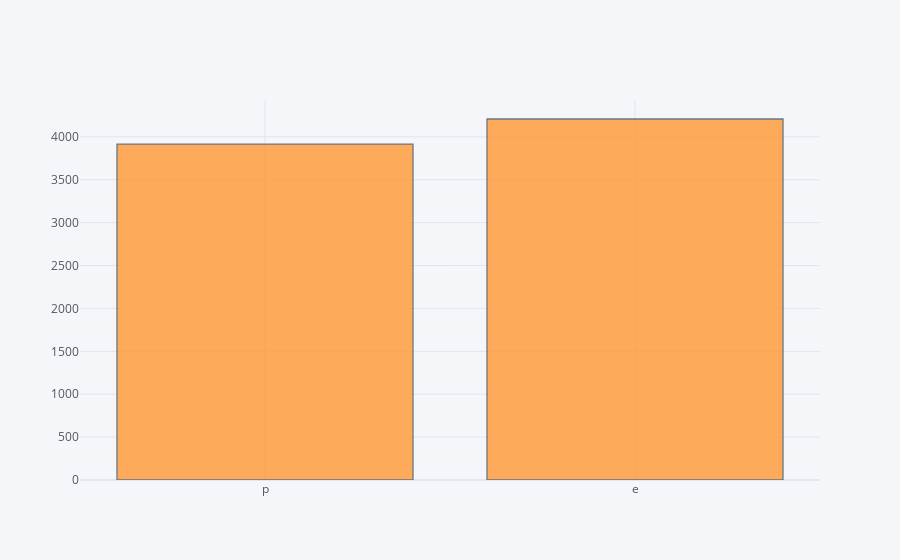

The code cell stored with this chart in its notebook:
### Markdown cell above
## The Data

<img src="mushroom.jpg" width="400" height="400">

### Mushroom Hunting: Edible or Poisonous?

Data Source: https://archive.ics.uci.edu/ml/datasets/Mushroom


This data set includes descriptions of hypothetical samples corresponding to 23 species of gilled mushrooms in the Agaricus and Lepiota Family (pp. 500-525). Each species is identified as definitely edible, definitely poisonous, or of unknown edibility and not recommended. This latter class was combined with the poisonous one. The Guide clearly states that there is no simple rule for determining the edibility of a mushroom; no rule like ``leaflets three, let it be'' for Poisonous Oak and Ivy.


Attribute Information:

1. cap-shape: bell=b,conical=c,convex=x,flat=f, knobbed=k,sunken=s
2. cap-surface: fibrous=f,grooves=g,scaly=y,smooth=s
3. cap-color: brown=n,buff=b,cinnamon=c,gray=g,green=r, pink=p,purple=u,red=e,white=w,yellow=y
4. bruises?: bruises=t,no=f
5. odor: almond=a,anise=l,creosote=c,fishy=y,foul=f, musty=m,none=n,pungent=p,spicy=s
6. gill-attachment: attached=a,descending=d,free=f,notched=n
7. gill-spacing: close=c,crowded=w,distant=d
8. gill-size: broad=b,narrow=n
9. gill-color: black=k,brown=n,buff=b,chocolate=h,gray=g, green=r,orange=o,pink=p,purple=u,red=e, white=w,yellow=y
10. stalk-shape: enlarging=e,tapering=t
11. stalk-root: bulbous=b,club=c,cup=u,equal=e, rhizomorphs=z,rooted=r,missing=?
12. stalk-surface-above-ring: fibrous=f,scaly=y,silky=k,smooth=s
13. stalk-surface-below-ring: fibrous=f,scaly=y,silky=k,smooth=s
14. stalk-color-above-ring: brown=n,buff=b,cinnamon=c,gray=g,orange=o, pink=p,red=e,white=w,yellow=y
15. stalk-color-below-ring: brown=n,buff=b,cinnamon=c,gray=g,orange=o, pink=p,red=e,white=w,yellow=y
16. veil-type: partial=p,universal=u
17. veil-color: brown=n,orange=o,white=w,yellow=y
18. ring-number: none=n,one=o,two=t
19. ring-type: cobwebby=c,evanescent=e,flaring=f,large=l, none=n,pendant=p,sheathing=s,zone=z
20. spore-print-color: black=k,brown=n,buff=b,chocolate=h,green=r, orange=o,purple=u,white=w,yellow=y
21. population: abundant=a,clustered=c,numerous=n, scattered=s,several=v,solitary=y
22. habitat: grasses=g,leaves=l,meadows=m,paths=p, urban=u,waste=w,woods=d

### Code cell
df['class'].iplot(kind='hist')

### Figure 1 — Plotly figure (JSON) as saved in the notebook; plotly's stock layout.template omitted (floating-point values rounded to 4 significant figures; data arrays with more than 128 entries replaced by an {"elided": "..."} marker saying what was removed)
{"data": [{"histfunc": "count", "histnorm": "", "marker": {"color": "rgba(255, 153, 51, 1.0)", "line": {"color": "#4D5663", "width": 1.3}}, "name": "class", "opacity": 0.8, "orientation": "v", "type": "histogram", "x": {"elided": "8124 str values"}}], "layout": {"autosize": true, "barmode": "overlay", "legend": {"bgcolor": "#F5F6F9", "font": {"color": "#4D5663"}}, "paper_bgcolor": "#F5F6F9", "plot_bgcolor": "#F5F6F9", "title": {"font": {"color": "#4D5663"}}, "xaxis": {"autorange": true, "gridcolor": "#E1E5ED", "range": [-0.5, 1.5], "showgrid": true, "tickfont": {"color": "#4D5663"}, "title": {"font": {"color": "#4D5663"}, "text": ""}, "type": "category", "zerolinecolor": "#E1E5ED"}, "yaxis": {"autorange": true, "gridcolor": "#E1E5ED", "range": [0, 4429.0], "showgrid": true, "tickfont": {"color": "#4D5663"}, "title": {"font": {"color": "#4D5663"}, "text": ""}, "zerolinecolor": "#E1E5ED"}}}
